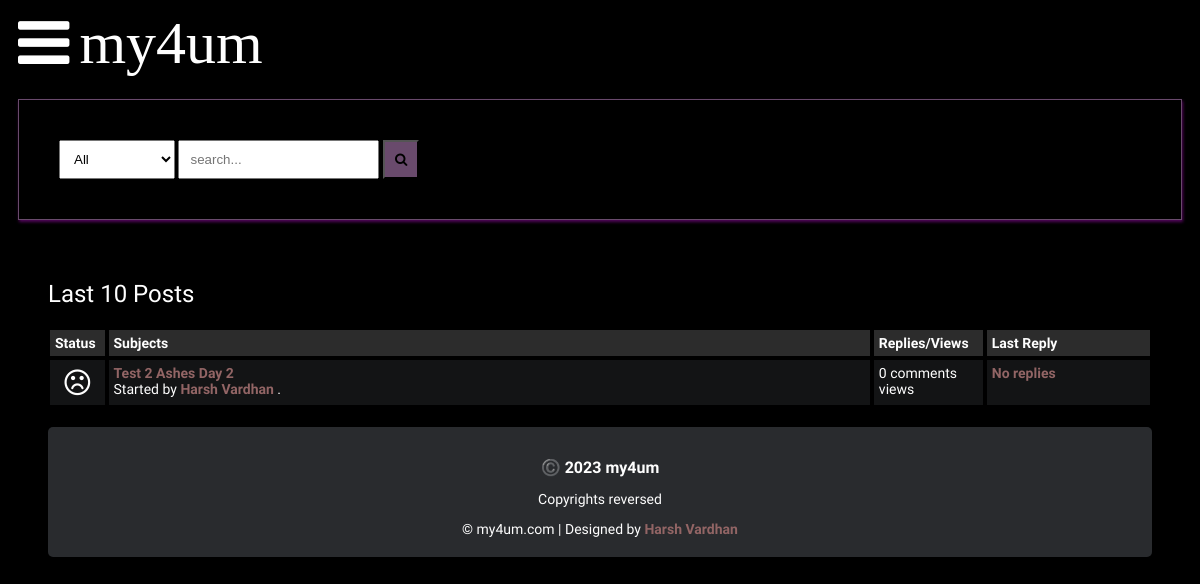
The app's page /latest_posts, older data.
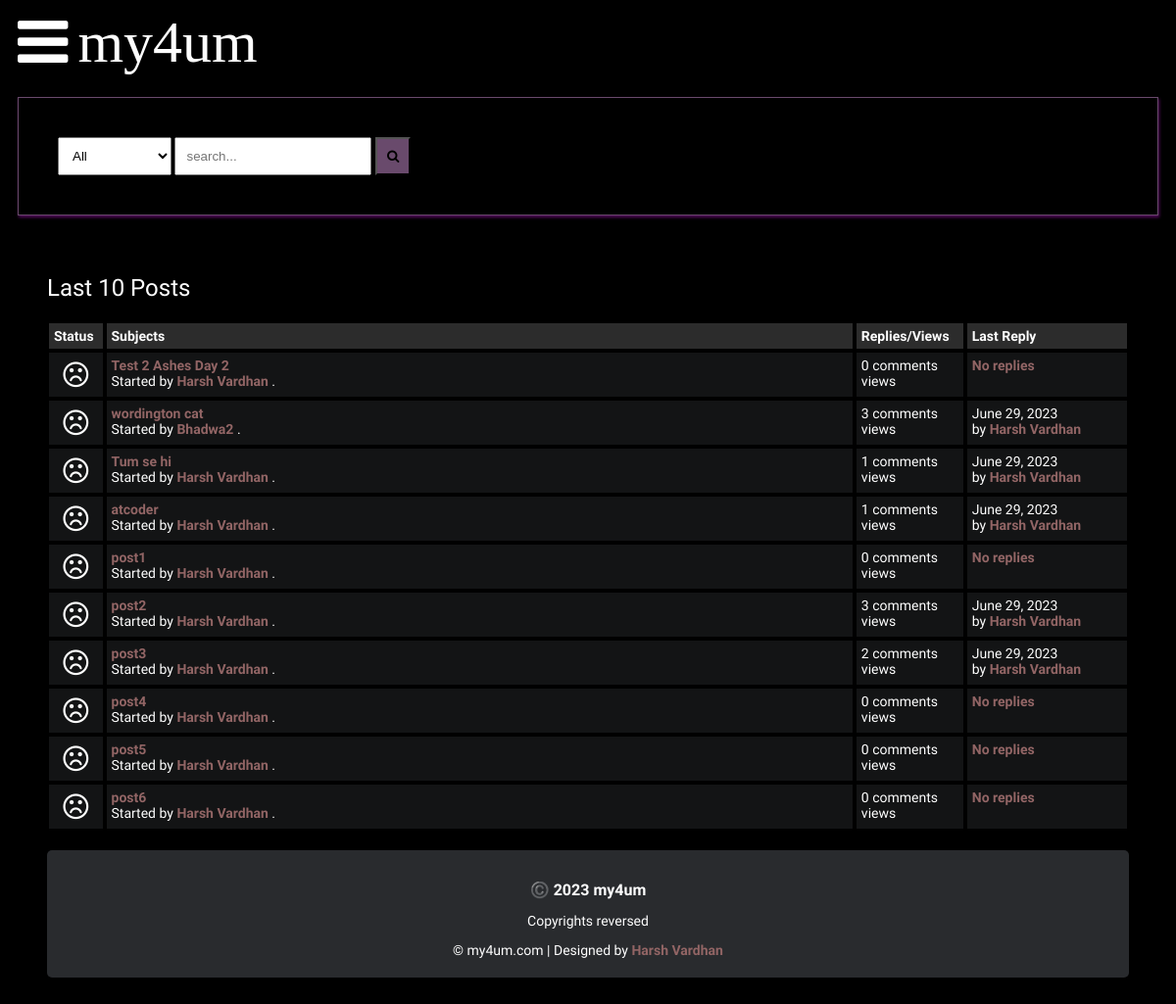
The same page, newer data.
### main/models.py (models this page shows, shortened)
class Post(models.Model):
    title = models.CharField(max_length=400)
    slug = models.SlugField(max_length=400, unique=True,blank=True)
    user = models.ForeignKey(Author,on_delete=models.CASCADE)
    content = HTMLField()
    categories = models.ManyToManyField(Category)
    date = models.DateTimeField(auto_now_add=True)
    approved = models.BooleanField(default=False)
    hit_count_generic = GenericRelation(HitCount, object_id_field='object_pk', related_query_name='hit_count_generic_relation')
    tags = TaggableManager()
    comments = models.ManyToManyField(Comment, blank=True)
    closed = models.BooleanField(default=False)
    state = models.CharField(max_length=40, default="zero")
    def get_url(self):
        return reverse("detail", kwargs={"slug": self.slug})
    @property
    def num_comments(self):
        return self.comments.count()
    @property
    def last_reply(self):
        return self.comments.latest("date")

class Author(models.Model):
    user = models.ForeignKey(user, on_delete=models.CASCADE)
    fullname = models.CharField(max_length=40,blank=True)
    slug = models.SlugField(max_length=400, unique=True,blank=True)
    bio = HTMLField()
    karma = models.IntegerField(default=0) #points
    profile_pic = ResizedImageField(size=[50,50],quality=100,upload_to='Author',default=None,null=True)

class Comment(models.Model):
    user = models.ForeignKey(Author, on_delete=models.CASCADE)
    content = models.TextField()
    date = models.DateTimeField(auto_now_add=True)
    replies = models.ManyToManyField(Reply, blank=True)

### main/views.py (the view)
# urls.py: path("latest_posts", latest_posts, name="latest_posts"),
def latest_posts(request):
    posts = Post.objects.all().filter(approved = True)[:10]
    context = {
        'posts': posts,
        'title': "Last 10 Posts",
    }
    return render(request, "latest_posts.html", context)

### main/context_processors.py (called while the page is built, shortened)
def searchFunction(request):
    search_context = {}
    posts = Post.objects.all()
    return search_context

### templates/latest_posts.html (shortened to what this page needs)
{% extends 'base.html' %} {% block content %} {% load hitcount_tags %}
<div class="container">
  <div class="navigate">
    <span>Last 10 Posts</span>
  </div>
  <div class="posts-table">
    <div class="table-head">
      <div class="status">Status</div>
      <div class="subjects">Subjects</div>
      <div class="replies">Replies/Views</div>
      <div class="last-reply">Last Reply</div>
    </div>
    {% for post in posts %}
    <div class="table-row">
      <div class="status"><i class="fa fa-frown-o"></i></div>
      <br />
      <div class="subjects">
        <a href="{{post.get_url}}">{{post.title}}</a>
        <br />
        <span
          >Started by <b><a href="">{{post.user.fullname|title}}</a></b> .</span
        >
      </div>
      <div class="replies">
        {{ post.num_comments }} comments <br />
        {% get_hit_count for post %} views
      </div>
      <div class="last-reply">
        {% if post.last_reply %} {{post.last_reply.date|date}}
        <br />by <b><a href="">{{post.last_reply.user.fullname|title}}</a></b>
        {% else %}
        <span
          ><b><a href="">No replies</a></b></span
        >
        {% endif %}
      </div>
    </div>
    {% endfor %}
  </div>
  {% endblock content %}

### templates/base.html (shortened to what this page needs)
{% load static %}
<!DOCTYPE html>
<html lang="en">
  <head>
    <link rel="stylesheet" href="{% static 'style.css' %}" />
    <link
      rel="stylesheet"
      href="https://cdnjs.cloudflare.com/ajax/libs/font-awesome/4.7.0/css/font-awesome.min.css"
    />
  </head>
  <body>
    <header>
      <div class="navbar">
        <a href="#" class="bar-icon" id="iconBar" onclick="hideIconBar()"
          ><i class="fa fa-bars"></i
        ></a>
        <div class="brand">my4um</div>
      </div>
      <form action="{% url 'search_result' %}" role="form" method="GET">
        <div class="search-box">
          <div>
            <select name="" id="">
              <option value="everything">All</option>
            </select>
            <input type="text" name="q" id="" placeholder="search..." />
            <button type="submit" name="search">
              <i class="fa fa-search"></i>
            </button>
          </div>
        </div>
      </form>
    </header>
    {% block content %}{% endblock content %}
    <footer>
      <div class="footer">
        <div class="footer-column">
          <h1>©️ 2023 my4um</h1>
          <p>Copyrights reversed</p>
        </div>
        <div class="footer-bottom">
          &copy; my4um.com | Designed by
          <a
            href="https://instagram.com/straight_lussac?igshid=NTc4MTIwNjQ2YQ=="
            >Harsh Vardhan</a
          >
        </div>
      </div>
    </footer>
  </body>
</html>

### static/style.css (style rules this page uses)
* { box-sizing: border-box; }
html { font-size: 14px; font-family: 'Titillium Web', sans-serif; background-color: rgb(0, 0, 0); color: #fefefe; }
a { color: rgb(146, 101, 101); font-weight: bolder; text-decoration: none; }
h1 { font-size: 16px; font-weight:bolder; }
.container { margin: 20px; padding: 20px; }
header { margin-inline:10px; }
.navbar { display:flex; align-items:center; }
.bar-icon { font-size:60px; display:inline-block; margin-right: 10px; color:white; cursor:pointer; }
.brand { font-size:60px; display:inline-block; font-family:aquire; }
.search-box { border: solid 1px #694a6c; margin-top:20px; padding:40px; justify-content: center; box-shadow: 1px 2px 3px #52075b; }
.search-box select { padding:10px; }
.search-box input { padding:10px; }
.search-box button { padding:10px; background-color: #694a6c; color:black; }
.footer { background-color: #292B2E; padding: 20px; margin-top: 20px; border-radius: 5px; display:block; text-align:center; }
.table-head { display: flex; }
.table-head div { padding: 5px; margin: 2px; background-color: #2C2C2C; font-weight: bold; }
.table-head .status { flex: 5%; }
.table-head .subjects { flex: 70%; }
.table-head .replies { flex: 10%; }
.table-head .last-reply { flex: 15%; }
.table-row { display: flex; }
.table-row .status, .table-row .subjects, .table-row .replies, .table-row .last-reply { padding: 5px; margin: 2px; background-color: #131415; }
.table-row .status { flex: 5%; font-size: 30px; text-align: center; }
.table-row .subjects { flex: 70%; }
.table-row .replies { flex: 10%; }
.table-row .last-reply { flex: 15%; }
.navigate { margin-block: 20px; font-weight: lighter; font-size: 24px; }

Row changes from the older to the newer data that the page shows:
added Post: title "wordington cat", user.fullname "Bhadwa2", num_comments "3", last_reply "June 29, 2023", last_reply.user.fullname "Harsh Vardhan"
added Post: title "Tum se hi", user.fullname "Harsh Vardhan", num_comments "1", last_reply "June 29, 2023", last_reply.user.fullname "Harsh Vardhan"
added Post: title "atcoder", user.fullname "Harsh Vardhan", num_comments "1", last_reply "June 29, 2023", last_reply.user.fullname "Harsh Vardhan"
added Post: title "post1", user.fullname "Harsh Vardhan", num_comments "0", shows "No replies"
added Post: title "post2", user.fullname "Harsh Vardhan", num_comments "3", last_reply "June 29, 2023", last_reply.user.fullname "Harsh Vardhan"
added Post: title "post3", user.fullname "Harsh Vardhan", num_comments "2", last_reply "June 29, 2023", last_reply.user.fullname "Harsh Vardhan"
added Post: title "post4", user.fullname "Harsh Vardhan", num_comments "0", shows "No replies"
added Post: title "post5", user.fullname "Harsh Vardhan", num_comments "0", shows "No replies"
added Post: title "post6", user.fullname "Harsh Vardhan", num_comments "0", shows "No replies"
